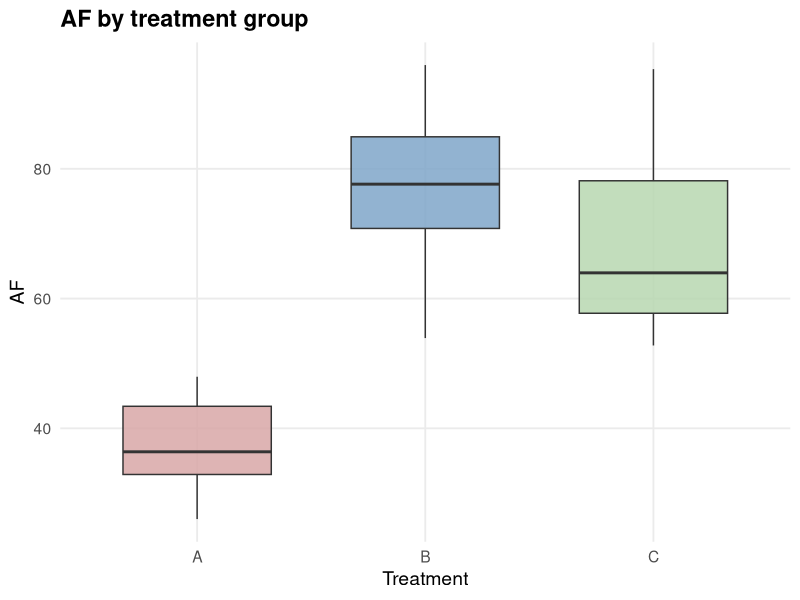
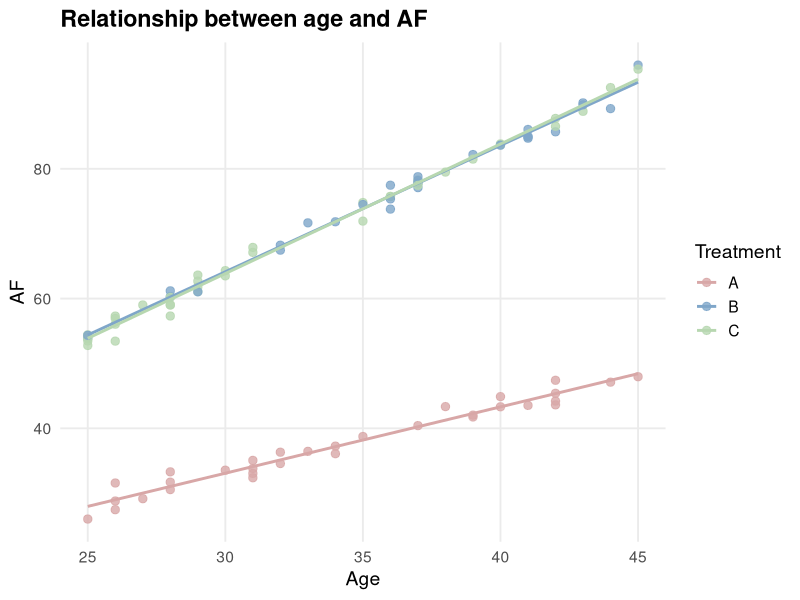
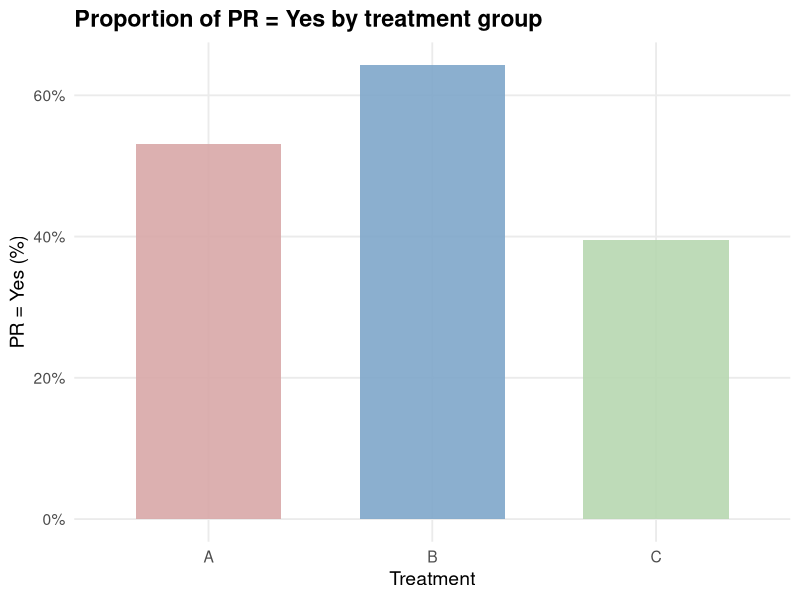
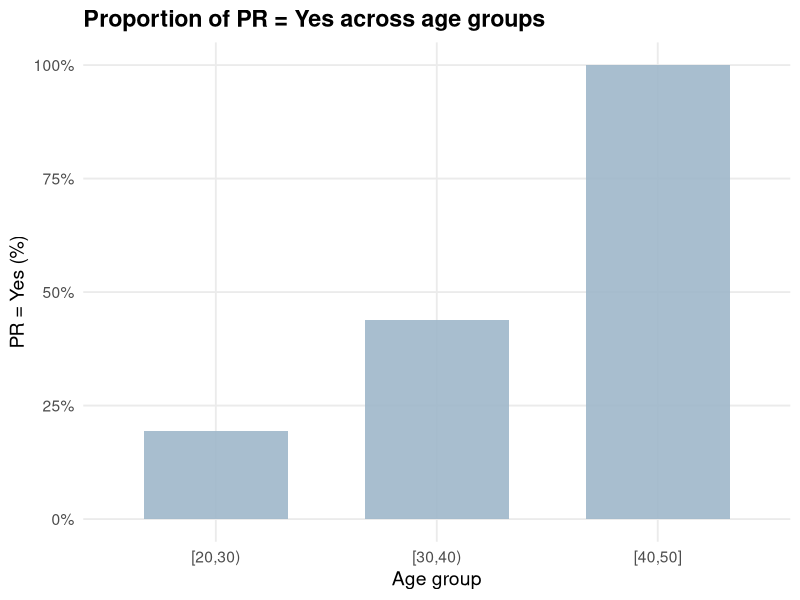

Generate these figures, in order, with R: (Note: this script raises an error after producing the figures.)
## ---- chunk 1
library(dplyr)
library(readr)
library(tidyr)

dat <- read_csv("data/fitfr_clean.csv", show_col_types = FALSE)

dat <- dat %>%
  mutate(
    treatment = factor(treatment, levels = c("A", "B", "C")),
    pr = factor(pr, levels = c("No", "Yes"))
  )

# 1. N
tab_n <- dat %>%
  group_by(treatment) %>%
  summarise(value = as.character(n()), .groups = "drop") %>%
  mutate(variable = "N")

# 2. Age
tab_age <- dat %>%
  group_by(treatment) %>%
  summarise(
    value = sprintf("%.1f ± %.1f", mean(age, na.rm = TRUE), sd(age, na.rm = TRUE)),
    .groups = "drop"
  ) %>%
  mutate(variable = "Age (mean ± SD)")

# 3. Female
tab_female <- dat %>%
  group_by(treatment) %>%
  summarise(
    n_female = sum(sex == "Female", na.rm = TRUE),
    n_total = n(),
    value = sprintf("%d (%.0f%%)", n_female, 100 * n_female / n_total),
    .groups = "drop"
  ) %>%
  select(treatment, value) %>%
  mutate(variable = "Female n (%)")

# 4. AF
tab_af <- dat %>%
  group_by(treatment) %>%
  summarise(
    value = sprintf("%.2f ± %.2f", mean(af, na.rm = TRUE), sd(af, na.rm = TRUE)),
    .groups = "drop"
  ) %>%
  mutate(variable = "AF (mean ± SD)")

# 5. PR yes
tab_pr <- dat %>%
  group_by(treatment) %>%
  summarise(
    n_yes = sum(pr == "Yes", na.rm = TRUE),
    n_total = n(),
    value = sprintf("%d (%.0f%%)", n_yes, 100 * n_yes / n_total),
    .groups = "drop"
  ) %>%
  select(treatment, value) %>%
  mutate(variable = "PR yes n (%)")

summary_table <- bind_rows(tab_n, tab_age, tab_female, tab_af, tab_pr) %>%
  select(variable, treatment, value) %>%
  pivot_wider(names_from = treatment, values_from = value)

print(summary_table)
## ---- chunk 2
library(dplyr)
library(readr)
library(ggplot2)
library(scales)

dat <- read_csv("data/fitfr_analysis.csv", show_col_types = FALSE) %>%
  mutate(
    treatment = factor(treatment, levels = c("A", "B", "C")),
    sex = factor(sex),
    pr = factor(pr, levels = c("No", "Yes"))
  )


treat_cols <- c(
  "A" = "#D8A7A7",   
  "B" = "#7FA6C9",   
  "C" = "#B7D7B0"    
)

# 1. AF by treatment
p1 <- ggplot(dat, aes(x = treatment, y = af, fill = treatment)) +
  geom_boxplot(alpha = 0.85, width = 0.65, outlier.alpha = 0.7) +
  scale_fill_manual(values = treat_cols) +
  labs(
    title = "AF by treatment group",
    x = "Treatment",
    y = "AF"
  ) +
  theme_minimal(base_size = 14) +
  theme(
    legend.position = "none",
    plot.title = element_text(face = "bold"),
    panel.grid.minor = element_blank()
  )

print(p1)

# 2. AF vs age
p2 <- ggplot(dat, aes(x = age, y = af, color = treatment)) +
  geom_point(size = 2.5, alpha = 0.8) +
  geom_smooth(method = "lm", se = FALSE, linewidth = 1) +
  scale_color_manual(values = treat_cols) +
  labs(
    title = "Relationship between age and AF",
    x = "Age",
    y = "AF",
    color = "Treatment"
  ) +
  theme_minimal(base_size = 14) +
  theme(
    plot.title = element_text(face = "bold"),
    panel.grid.minor = element_blank()
  )

print(p2)

# 3. PR by treatment
pr_treat <- dat %>%
  group_by(treatment) %>%
  summarise(
    pr_yes = mean(pr == "Yes"),
    .groups = "drop"
  )

p3 <- ggplot(pr_treat, aes(x = treatment, y = pr_yes, fill = treatment)) +
  geom_col(width = 0.65, alpha = 0.9) +
  scale_fill_manual(values = treat_cols) +
  scale_y_continuous(labels = percent_format(accuracy = 1)) +
  labs(
    title = "Proportion of PR = Yes by treatment group",
    x = "Treatment",
    y = "PR = Yes (%)"
  ) +
  theme_minimal(base_size = 14) +
  theme(
    legend.position = "none",
    plot.title = element_text(face = "bold"),
    panel.grid.minor = element_blank()
  )

print(p3)

# 4. PR vs age
dat_agebin <- dat %>%
  mutate(age_group = cut(
    age,
    breaks = c(20, 30, 40, 50),
    right = FALSE,
    include.lowest = TRUE
  )) %>%
  group_by(age_group) %>%
  summarise(
    pr_yes = mean(pr == "Yes"),
    n = n(),
    .groups = "drop"
  )

p4 <- ggplot(dat_agebin, aes(x = age_group, y = pr_yes)) +
  geom_col(width = 0.65, fill = "#9FB7C9", alpha = 0.9) +
  scale_y_continuous(labels = percent_format(accuracy = 1)) +
  labs(
    title = "Proportion of PR = Yes across age groups",
    x = "Age group",
    y = "PR = Yes (%)"
  ) +
  theme_minimal(base_size = 14) +
  theme(
    plot.title = element_text(face = "bold"),
    panel.grid.minor = element_blank()
  )

print(p4)
## ---- chunk 3
library(dplyr)
library(readr)

dat <- read_csv("data/fitfr_analysis.csv", show_col_types = FALSE) %>%
  mutate(
    treatment = factor(treatment, levels = c("A", "B", "C")),
    sex = factor(sex),
    pr = factor(pr, levels = c("No", "Yes"))
  )


# 1. AF model: linear regression

af_model <- lm(af ~ treatment + age + sex, data = dat)

cat("===== AF model =====\n")
summary(af_model)

cat("\n===== AF model ANOVA =====\n")
anova(af_model)

# 2. PR model: logistic regression
pr_model <- glm(pr ~ treatment + age + sex, data = dat, family = binomial)

cat("\n===== PR model =====\n")
summary(pr_model)

cat("\n===== PR model odds ratios =====\n")
exp(cbind(OR = coef(pr_model), confint(pr_model)))

## ---- chunk 4
library(dplyr)
library(readr)
library(stringr)
library(ggplot2)
library(broom)

dat <- read_csv("data/fitfr_analysis.csv", show_col_types = FALSE) %>%
  mutate(
    treatment = factor(treatment, levels = c("A", "B", "C")),
    sex = factor(sex),
    pr = factor(pr, levels = c("No", "Yes"))
  )

#find SNP colomn
snp_cols <- names(dat)[str_detect(names(dat), "^rs")]


# 1. AF screening
af_results <- lapply(snp_cols, function(snp) {
  tmp <- dat %>%
    select(af, treatment, age, sex, all_of(snp)) %>%
    filter(!is.na(.data[[snp]])) %>%
    mutate(snp_var = factor(.data[[snp]]))

  if (n_distinct(tmp$snp_var) < 2) return(NULL)
  
  fit <- lm(af ~ snp_var + treatment + age + sex, data = tmp)
  a <- anova(fit)
  
  # get P_value
  p <- a["snp_var", "Pr(>F)"]
  
  tibble(
    SNP = snp,
    n = nrow(tmp),
    p_value = p
  )
})

af_results <- bind_rows(af_results) %>%
  mutate(
    FDR = p.adjust(p_value, method = "BH")
  ) %>%
  arrange(p_value)

print(af_results)

# 2. PR screening
pr_results <- lapply(snp_cols, function(snp) {
  tmp <- dat %>%
    select(pr, treatment, age, sex, all_of(snp)) %>%
    filter(!is.na(.data[[snp]])) %>%
    mutate(snp_var = factor(.data[[snp]]))
  
  if (n_distinct(tmp$snp_var) < 2) return(NULL)
  
  fit <- glm(pr ~ snp_var + treatment + age + sex,
             data = tmp,
             family = binomial)
  
  d <- drop1(fit, test = "Chisq")
  p <- d["snp_var", "Pr(>Chi)"]
  
  tibble(
    SNP = snp,
    n = nrow(tmp),
    p_value = p
  )
})

pr_results <- bind_rows(pr_results) %>%
  mutate(
    FDR = p.adjust(p_value, method = "BH")
  ) %>%
  arrange(p_value)

print(pr_results)

# save
write_csv(af_results, "output/af_snp_ranking.csv")
write_csv(pr_results, "output/pr_snp_ranking.csv")

# 3. get top 10
af_top10 <- af_results %>% slice_head(n = 10)
pr_top10 <- pr_results %>% slice_head(n = 10)

print(af_top10)
print(pr_top10)

# 4. AF plot
p_af <- af_top10 %>%
  mutate(SNP = reorder(SNP, p_value)) %>%
  ggplot(aes(x = SNP, y = -log10(p_value))) +
  geom_col(fill = "#7FA6C9", alpha = 0.9) +
  coord_flip() +
  labs(
    title = "Top candidate SNPs for AF",
    x = "SNP",
    y = "-log10(p-value)"
  ) +
  theme_minimal(base_size = 14) +
  theme(
    plot.title = element_text(face = "bold"),
    panel.grid.minor = element_blank()
  )

print(p_af)

# 5. PR plot
p_pr <- pr_top10 %>%
  mutate(SNP = reorder(SNP, p_value)) %>%
  ggplot(aes(x = SNP, y = -log10(p_value))) +
  geom_col(fill = "#D9A679", alpha = 0.9) +
  coord_flip() +
  labs(
    title = "Top candidate SNPs for PR",
    x = "SNP",
    y = "-log10(p-value)"
  ) +
  theme_minimal(base_size = 14) +
  theme(
    plot.title = element_text(face = "bold"),
    panel.grid.minor = element_blank()
  )

print(p_pr)

# save
ggsave("figs/af_top10_snp.png", p_af, width = 8, height = 5, dpi = 300)
ggsave("figs/pr_top10_snp.png", p_pr, width = 8, height = 5, dpi = 300)
